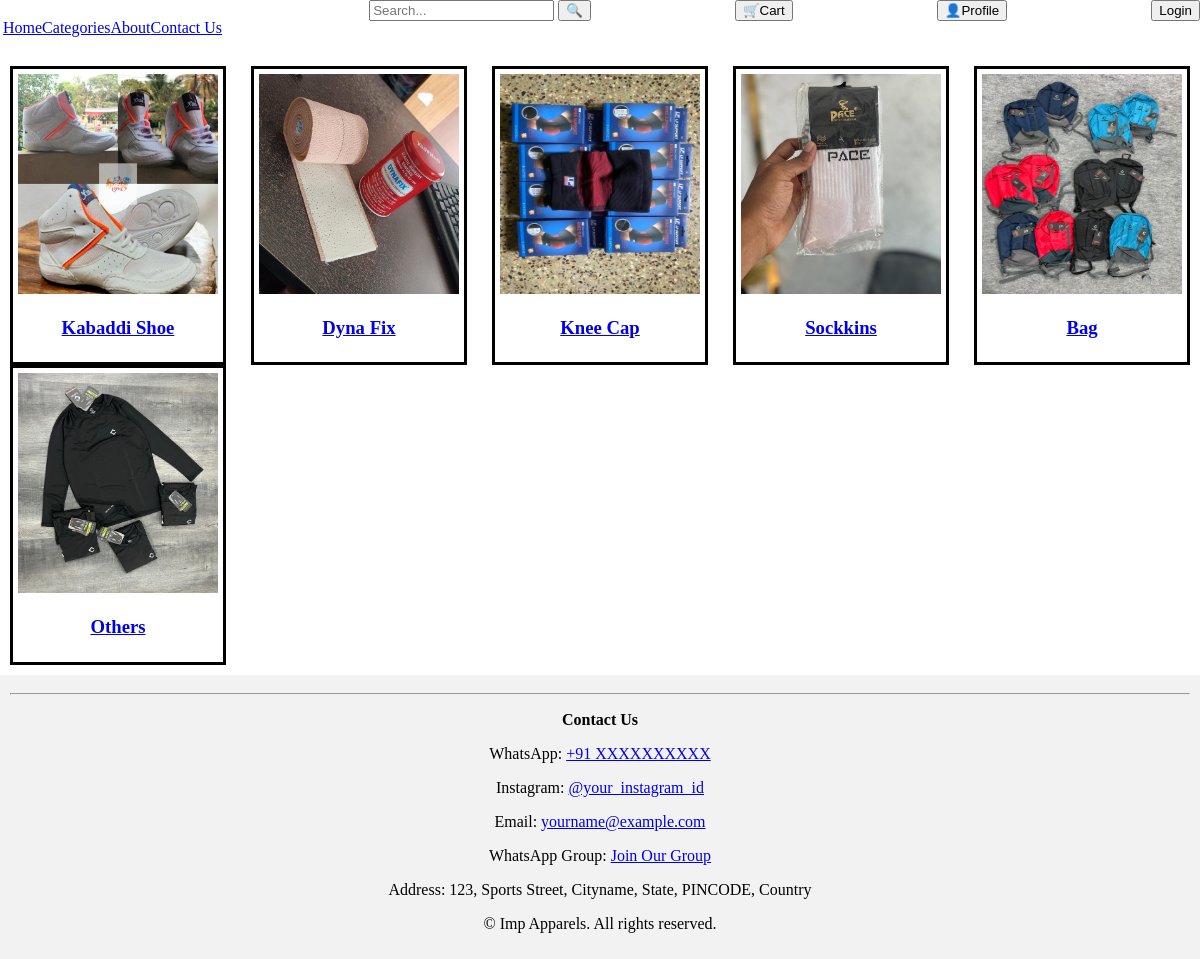
/acc-category, run on the app's committed database.
### products/models.py (models this page shows, shortened)
class AccessoriesCat(models.Model):
    acimage = models.ImageField(upload_to='cat_image/acc-image')
    acname = models.CharField(max_length=20)

### imp/views.py (the view)
# urls.py: path('acc-category',views.acc_categories_view,name='acc-category'),
def acc_categories_view(request):
    return render(request,'acc_category.html',{'category' : AccessoriesCat.objects.all()})

### imp/templates/acc_category.html (shortened to what this page needs)
{% extends 'base.html' %}
{% block content %}
<div class="catmain">
    {% for cat in category %}
        <div class="catsub">
            <a href="{% url 'products' cat.acname %}">
                <img src="{{ cat.acimage.url }}" alt="" width="200px" height="220px">
                <h3>{{ cat.acname }}</h3>
            </a>
        </div>
    {% endfor %}
</div>
{% endblock content %}

### templates/base.html (shortened to what this page needs)
<!DOCTYPE html>
<html lang="en">
<head>
</head>
<body style="margin: 0; padding: 0; display: flex; flex-direction: column; min-height: 100vh;">
    {% include 'nav.html' %}
    <div style="flex: 1;">
        {% block content %}{% endblock %}
    </div>
    {% include 'footer.html' %}
</body>
</html>

### templates/nav.html
<nav>
    <ul>
        <li><a href="{% url 'home' %}">Home</a></li>
        <li><a href="{% url 'category' %}">Categories</a></li>
        <li><a href="{% url 'about-us' %}">About</a></li>
        <li><a href="{% url 'contact-us' %}">Contact Us</a></li>
    </ul>
    <form action="{% url 'search-query' %}">
        <input type="search" placeholder="Search..." name="q">
        <input type="submit" value="🔍">
    </form>
    <a href="{% url 'cart' %}"><button>🛒Cart</button></a>
    <a href="{% url 'user-profile' %}"><button>👤Profile</button></a>
    {% if not request.user.is_authenticated %}
        <a href="{% url 'login' %}"><button>Login</button></a>
    {% endif %}
</nav>

### templates/footer.html
<footer style="background-color: #f2f2f2; text-align: center; padding: 10px;">
    <hr>
    <p><strong>Contact Us</strong></p>
    <p>WhatsApp: <a href="https://wa.me/91XXXXXXXXXX" target="_blank">+91 XXXXXXXXXX</a></p>
    <p>Instagram: <a href="https://instagram.com/your_instagram_id" target="_blank">@your_instagram_id</a></p>
    <p>Email: <a href="mailto:yourname@example.com">yourname@example.com</a></p>
    <p>WhatsApp Group: <a href="https://chat.whatsapp.com/yourgroupid" target="_blank">Join Our Group</a></p>
    <p>Address: 123, Sports Street, Cityname, State, PINCODE, Country</p>
    <p>&copy; {{ year }} Imp Apparels. All rights reserved.</p>
</footer>

### templates/base.html (style rules this page uses)
nav { display: flex; flex-direction: row; justify-content: space-between; }
nav ul { display: flex; flex-direction: row; list-style: none; padding: 3px; }
.catmain { display: flex; justify-content: space-between; padding: 10px; flex-wrap: wrap; }
.catsub { border: 3px solid black; text-align: center; padding: 5px; }

### data on the page
AccessoriesCat: acimage (picture), acname "Kabaddi Shoe"
AccessoriesCat: acimage (picture), acname "Dyna Fix"
AccessoriesCat: acimage (picture), acname "Knee Cap"
AccessoriesCat: acimage (picture), acname "Sockkins"
AccessoriesCat: acimage (picture), acname "Bag"
AccessoriesCat: acimage (picture), acname "Others"
